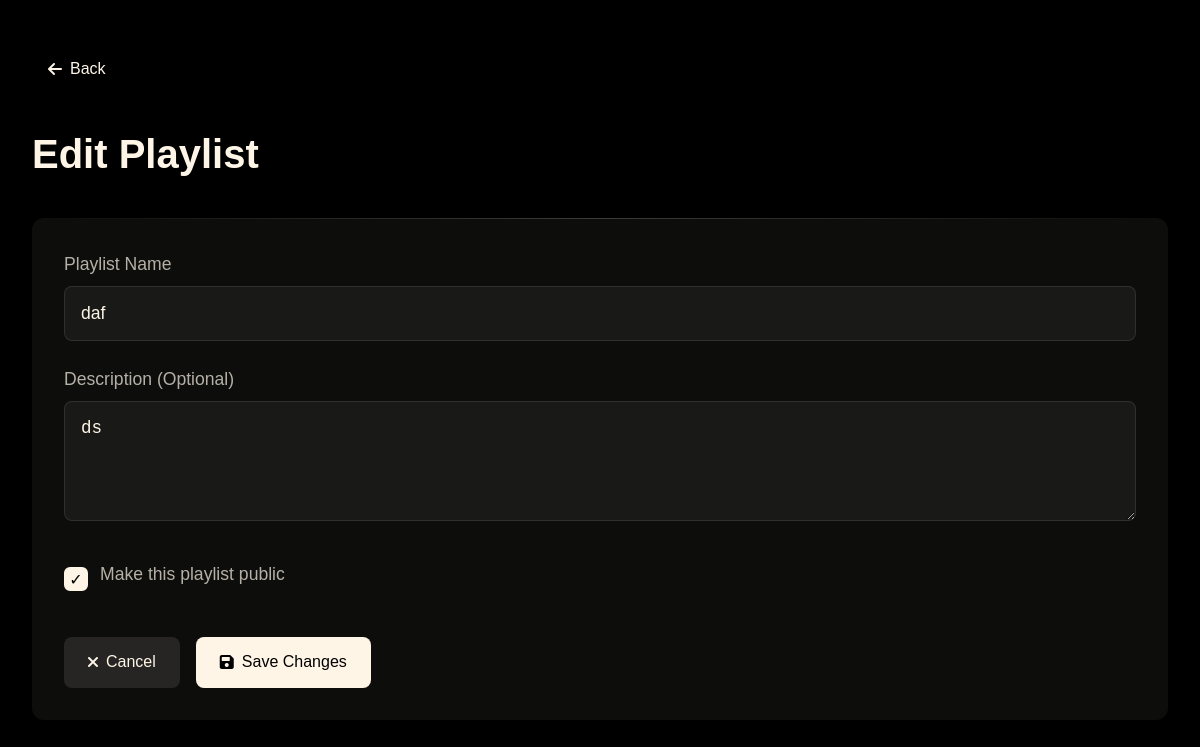
The page /pages/playlists/edit.php?id=14 (signed in) on the database its author committed.
### tables this page shows
CREATE TABLE `playlists` (
  `playlist_id` int(11) NOT NULL,
  `user_id` int(11) DEFAULT NULL,
  `name` varchar(100) NOT NULL,
  `description` text DEFAULT NULL,
  `is_public` tinyint(1) DEFAULT 1,
  `created_at` timestamp NOT NULL DEFAULT current_timestamp(),
  `updated_at` timestamp NOT NULL DEFAULT current_timestamp() ON UPDATE current_timestamp()
);

### pages/playlists/edit.php (the view, shortened to what this page needs)
<?php
require_once '../../includes/db.php';
$playlist_id = isset($_GET['id']) ? (int) $_GET['id'] : 0;
$stmt = $conn->prepare("SELECT * FROM playlists WHERE playlist_id = ? AND user_id = ?");
$stmt->bind_param("ii", $playlist_id, $_SESSION['user_id']);
$stmt->execute();
$playlist = $stmt->get_result()->fetch_assoc();
?>
<!DOCTYPE html>
<html lang="en">
<head>
    <link rel="stylesheet" href="https://cdnjs.cloudflare.com/ajax/libs/font-awesome/6.0.0/css/all.min.css">
</head>
<body>
    <div class="container">
        <a href="javascript:history.back()" class="back-button">
            <i class="fas fa-arrow-left"></i> Back
        </a>
        <h1>Edit Playlist</h1>
        <div class="form-container">
            <form method="POST">
                <div class="form-group">
                    <label for="name">Playlist Name</label>
                    <input type="text" id="name" name="name" required maxlength="100"
                        value="<?php echo htmlspecialchars($playlist['name']); ?>" placeholder="Enter playlist name">
                </div>
                <div class="form-group">
                    <label for="description">Description (Optional)</label>
                    <textarea id="description" name="description"
                        placeholder="Add a description for your playlist"><?php echo htmlspecialchars($playlist['description']); ?></textarea>
                </div>
                <div class="form-group">
                    <div class="checkbox-group">
                        <input type="checkbox" id="is_public" name="is_public" <?php echo $playlist['is_public'] ? 'checked' : ''; ?>>
                        <label for="is_public">Make this playlist public</label>
                    </div>
                </div>
                <div class="btn-group">
                    <a href="view.php?id=<?php echo $playlist_id; ?>" class="btn btn-secondary">
                        <i class="fas fa-times"></i> Cancel
                    </a>
                    <button type="submit" class="btn btn-primary">
                        <i class="fas fa-save"></i> Save Changes
                    </button>
                </div>
            </form>
        </div>
    </div>
</body>
</html>

### pages/playlists/edit.php (style rules this page uses)
* { margin: 0; padding: 0; box-sizing: border-box; }
body { font-family: 'Futura', sans-serif; background: black; color: #fef5e7; line-height: 1.6; min-height: 100vh; }
.container { max-width: 1200px; margin: 0 auto; padding: 3rem 2rem; }
.back-button { display: inline-flex; align-items: center; gap: 0.5rem; color: #fef5e7; text-decoration: none; padding: 0.5rem 1rem; border-radius: 8px; transition: all 0.3s ease; margin-bottom: 2rem; }
.form-container { background: rgba(254, 245, 231, 0.05); padding: 2rem; border-radius: 12px; margin-bottom: 3rem; position: relative; overflow: hidden; }
.form-container::before { content: ''; position: absolute; top: 0; left: 0; right: 0; height: 1px; background: linear-gradient(90deg, transparent, rgba(254, 245, 231, 0.2), transparent); }
h1 { font-size: 2.5rem; margin-bottom: 2rem; color: #fef5e7; }
.form-group { margin-bottom: 1.5rem; }
label { display: block; color: rgba(254, 245, 231, 0.7); margin-bottom: 0.5rem; font-size: 1.1rem; }
input[type="text"], textarea { width: 100%; padding: 1rem; background: rgba(254, 245, 231, 0.05); border: 1px solid rgba(254, 245, 231, 0.1); border-radius: 8px; color: #fef5e7; font-size: 1.1rem; transition: all 0.3s ease; }
textarea { min-height: 120px; resize: vertical; }
.checkbox-group { display: flex; align-items: center; gap: 0.75rem; padding: 0.5rem 0; }
input[type="checkbox"] { appearance: none; width: 24px; height: 24px; border: 2px solid rgba(254, 245, 231, 0.3); border-radius: 6px; background: rgba(254, 245, 231, 0.05); cursor: pointer; position: relative; transition: all 0.3s ease; }
input[type="checkbox"]:checked { background: #fef5e7; border-color: #fef5e7; }
input[type="checkbox"]:checked::after { content: '✓'; position: absolute; color: black; font-size: 16px; top: 50%; left: 50%; transform: translate(-50%, -50%); }
.btn-group { display: flex; gap: 1rem; margin-top: 2rem; }
.btn { padding: 0.8rem 1.5rem; border-radius: 8px; border: none; cursor: pointer; font-size: 1rem; transition: all 0.3s ease; display: inline-flex; align-items: center; gap: 0.5rem; text-decoration: none; font-weight: 500; }
.btn-primary { background: #fef5e7; color: black; }
.btn-secondary { background: rgba(254, 245, 231, 0.1); color: #fef5e7; }

### rows shown on the page
playlists: name "daf", description "ds", is_public "☑"
